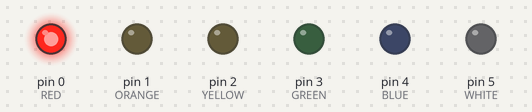
A sketch run on a simulated Arduino Uno, built with avr-gcc and run on an emulated ATmega328P. On the bench: output pins drawn as LEDs (lit = HIGH).

Above: at 0.5 s.
At 3.5 s:
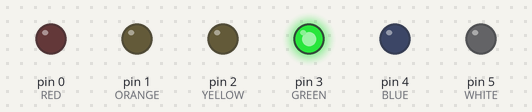
At 5.5 s:
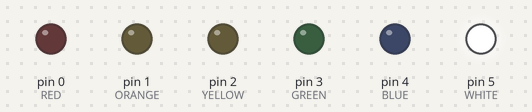
At 6.5 s:
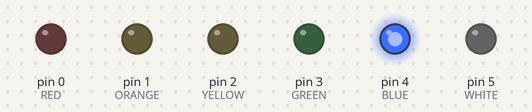
At 9.5 s:
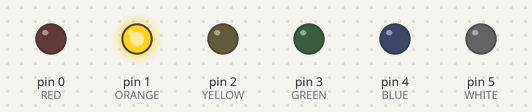
At 12.5 s:
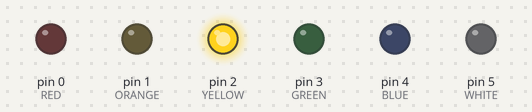
Timing chart, 0 to 13.0 s (numbered marks = the images above):
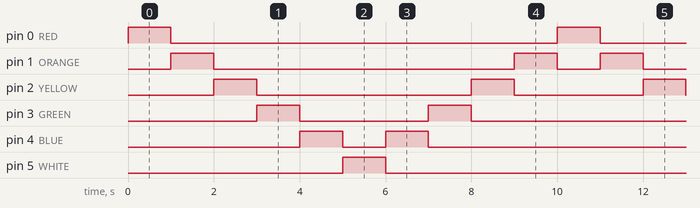

The sketch:

V2.ino
```cpp
// Menyalakan LED secara bergantian
const int RED = 0;     // ini adalah lampu warna merah
const int ORANGE = 1;  // ini adalah lampu warna jingga
const int YELLOW = 2;  // ini adalah lampu warna kuning
const int GREEN = 3;   // ini adalah lampu warna hijau
const int BLUE = 4;    // ini adalah lampu warna biru
const int WHITE = 5;   // ini adalah lampu warna putih

void setup() {
  pinMode(RED, OUTPUT);     // lampu merah sebagai output
  pinMode(ORANGE, OUTPUT);  // lampu jingga sebagai output
  pinMode(YELLOW, OUTPUT);  // lampu kuning sebagai output
  pinMode(GREEN, OUTPUT);   // lampu hijau sebagai output
  pinMode(BLUE, OUTPUT);    // lampu biru sebagai output
  pinMode(WHITE, OUTPUT);   // lampu putih sebagai output
}
void loop() {
  digitalWrite(RED, HIGH);  // lampu merah menyala
  delay(1000);              // tunggu 1 detik
  digitalWrite(RED, LOW);   // lampu merah mati

  digitalWrite(ORANGE, HIGH);  // lampu jingga menyala
  delay(1000);                 // tunggu 1 detik
  digitalWrite(ORANGE, LOW);   // lampu jingga mati

  digitalWrite(YELLOW, HIGH);  // lampu kuning menyala
  delay(1000);                 // tunggu 1 detik
  digitalWrite(YELLOW, LOW);   // lampu kuning mati

  digitalWrite(GREEN, HIGH);  // lampu hijau menyala
  delay(1000);                // tunggu 1 detik
  digitalWrite(GREEN, LOW);   // lampu hijau mati

  digitalWrite(BLUE, HIGH);  // lampu biru menyala
  delay(1000);               // tunggu 1 detik
  digitalWrite(BLUE, LOW);   // lampu biru mati

  digitalWrite(WHITE, HIGH);  // lampu putih menyala
  delay(1000);                // tunggu 1 detik
  digitalWrite(WHITE, LOW);   // lampu putih mati

  digitalWrite(BLUE, HIGH);  // lampu biru menyala
  delay(1000);               // tunggu 1 detik
  digitalWrite(BLUE, LOW);   // lampu biru mati

  digitalWrite(GREEN, HIGH);  // lampu hijau menyala
  delay(1000);                // tunggu 1 detik
  digitalWrite(GREEN, LOW);   // lampu hijau mati

  digitalWrite(YELLOW, HIGH);  // lampu kuning menyala
  delay(1000);                 // tunggu 1 detik
  digitalWrite(YELLOW, LOW);   // lampu kuning mati

  digitalWrite(ORANGE, HIGH);  // lampu jingga menyala
  delay(1000);                 // tunggu 1 detik
  digitalWrite(ORANGE, LOW);   // lampu jingga mati
}
```

Measured:
- by itself, pin 0 (RED), pin 5 (WHITE): alternates HIGH for 1.0 s and LOW for 9.0 s
- by itself, pin 1 (ORANGE): repeats every 10.0 s: LOW 7.0 s, HIGH 1.0 s, LOW 1.0 s, HIGH 1.0 s
- by itself, pin 2 (YELLOW): repeats every 10.0 s: LOW 5.0 s, HIGH 1.0 s, LOW 3.0 s, HIGH 1.0 s
- by itself, pin 3 (GREEN): repeats every 10.0 s: LOW 3.0 s, HIGH 1.0 s, LOW 5.0 s, HIGH 1.0 s
- by itself, pin 4 (BLUE): repeats every 10.0 s: LOW 1.0 s, HIGH 1.0 s, LOW 7.0 s, HIGH 1.0 s
